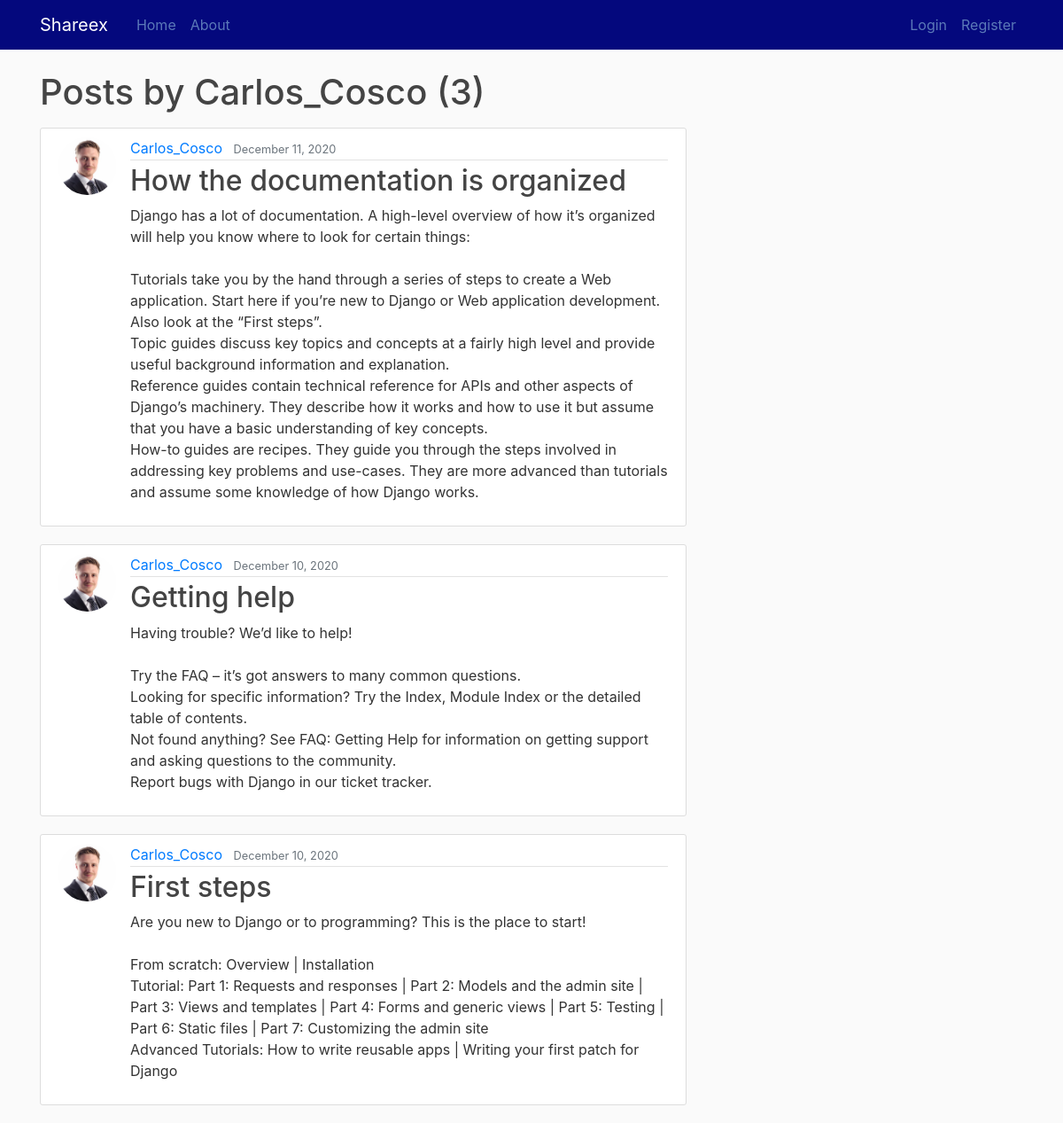
Page /user/Carlos_Cosco on the committed database.
### blog/models.py (models this page shows, shortened)
class Post(models.Model):
	title = models.CharField(max_length=100)
	content = models.TextField()
	date = models.DateTimeField(default=timezone.now)
	author = models.ForeignKey(User, on_delete=models.CASCADE)

### users/models.py (models this page shows, shortened)
class Profile(models.Model):
	user = models.OneToOneField(User, on_delete=models.CASCADE)
	image = models.ImageField(default='default.jpg', upload_to='profile_pics')

### blog/views.py (the view)
# urls.py: path('user/<username>', UserPostListView.as_view(), name = 'user-posts'),
class UserPostListView(ListView):
	model = Post
	template_name = 'blog/user_posts.html'
	context_object_name = 'posts'
	paginate_by = 7
	def get_queryset(self):
		user = get_object_or_404(User, username = self.kwargs.get('username'))
		return Post.objects.filter(author=user).order_by('-date')

### blog/templates/blog/user_posts.html (shortened to what this page needs)
{% extends "blog/base.html" %}
{% block content %}
	<h1 class="mb-3">Posts by {{ view.kwargs.username }} ({{ page_obj.paginator.count }}) </h1>
	{% for post in posts %}
		<article class="media content-section">
		  <img class="rounded-circle article-img" src="{{ post.author.profile.image.url }}">
		  <div class="media-body">
		    <div class="article-metadata">
		      <a class="mr-2" href="{% url 'user-posts' post.author.username %}">{{ post.author }}</a>
		      <small class="text-muted">{{ post.date | date:"F d, Y" }}</small>
		    </div>
		    <h2><a class="article-title" href="{% url 'post-detail' post.id %}">{{ post.title }}</a></h2>
		    <p class="article-content">{{ post.content }}</p>
		  </div>
		</article>
	{% endfor %}
{% endblock content %}

### blog/static/blog/main.css (style rules this page uses)
body { background: #fafafa; color: #333333; margin-top: 5rem; }
h1, h2, h3, h4, h5, h6 { color: #444444; }
.content-section { background: #ffffff; padding: 10px 20px; border: 1px solid #dddddd; border-radius: 3px; margin-bottom: 20px; }
.article-title { color: #444444; }
.article-content { white-space: pre-line; }
.article-img { height: 65px; width: 65px; margin-right: 16px; }
.article-metadata { padding-bottom: 1px; margin-bottom: 4px; border-bottom: 1px solid #e3e3e3 }

### rows in the picture
Post: author.profile.image (picture), author "Carlos_Cosco", date "December 11, 2020", title "How the documentation is organized", content "Django has a lot of documentation. A high-level overview of how it’s organized will help you know where to look for certain things: Tutorials take you by the hand through a series of steps to create a Web application. Start here if you’re new to Django or Web application development. Also look at the “First steps”. Topic guides discuss key topics and concepts at a fairly high level and provide useful background information and explanation. Reference guides contain technical reference for APIs and other aspects of Django’s machinery. They describe how it works and how to use it but assume that you have a basic understanding of key concepts. How-to guides are recipes. They guide you through…"
Post: author.profile.image (picture), author "Carlos_Cosco", date "December 10, 2020", title "Getting help", content "Having trouble? We’d like to help! Try the FAQ – it’s got answers to many common questions. Looking for specific information? Try the Index, Module Index or the detailed table of contents. Not found anything? See FAQ: Getting Help for information on getting support and asking questions to the community. Report bugs with Django in our ticket tracker."
Post: author.profile.image (picture), author "Carlos_Cosco", date "December 10, 2020", title "First steps", content "Are you new to Django or to programming? This is the place to start! From scratch: Overview | Installation Tutorial: Part 1: Requests and responses | Part 2: Models and the admin site | Part 3: Views and templates | Part 4: Forms and generic views | Part 5: Testing | Part 6: Static files | Part 7: Customizing the admin site Advanced Tutorials: How to write reusable apps | Writing your first patch for Django"

### other values in the picture
{{ view.kwargs.username }} "Carlos_Cosco"
{{ page_obj.paginator.count }} "3"
